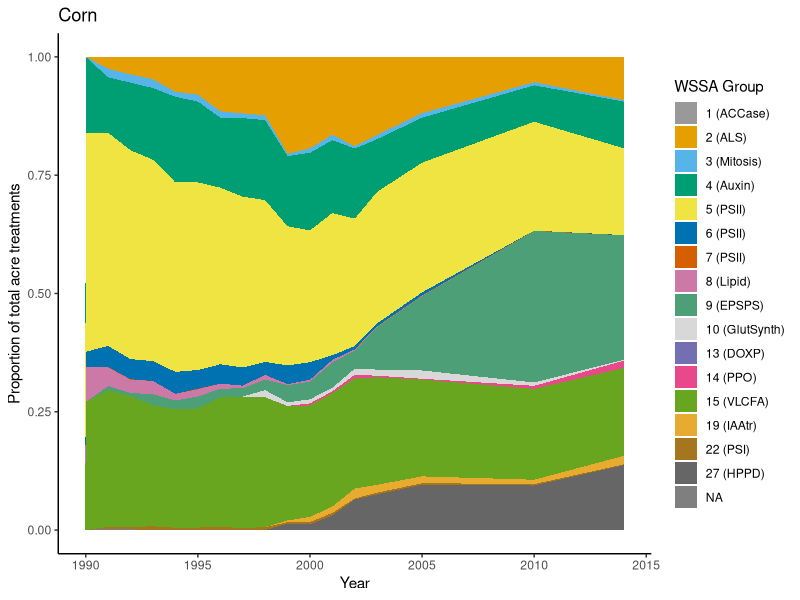
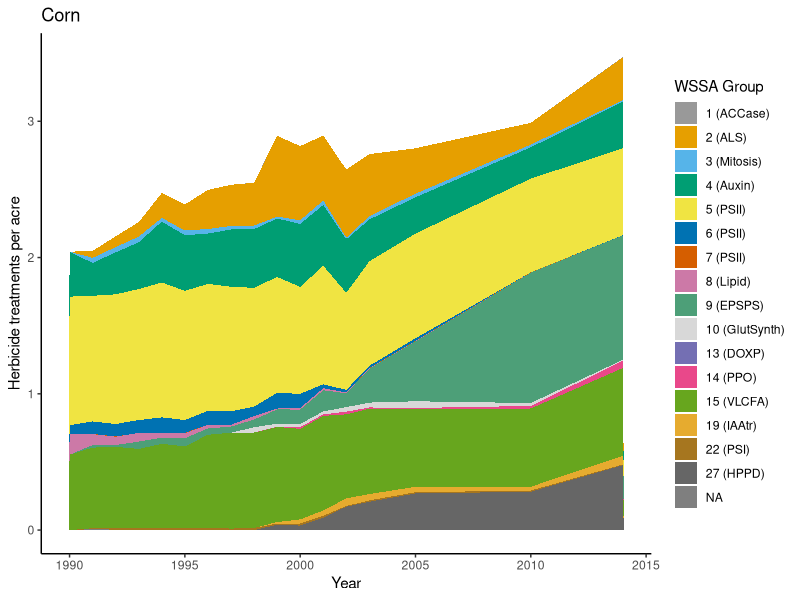
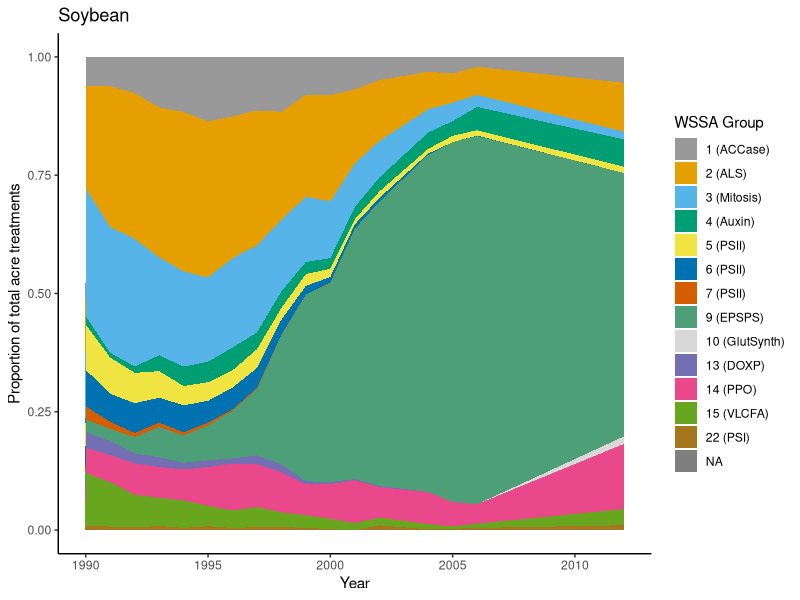
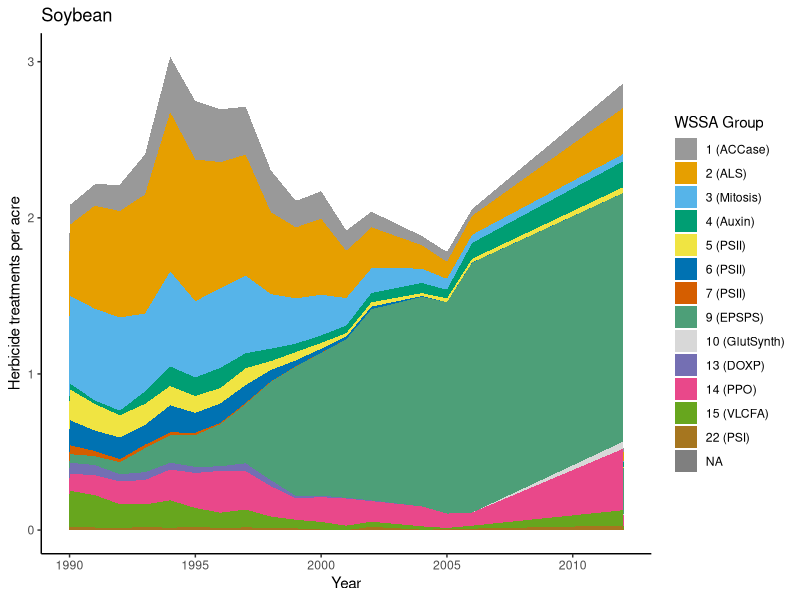
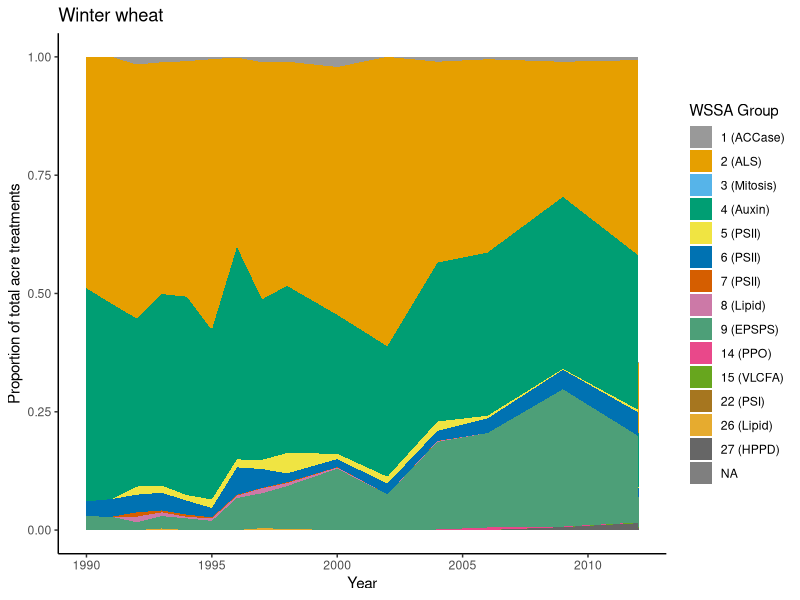
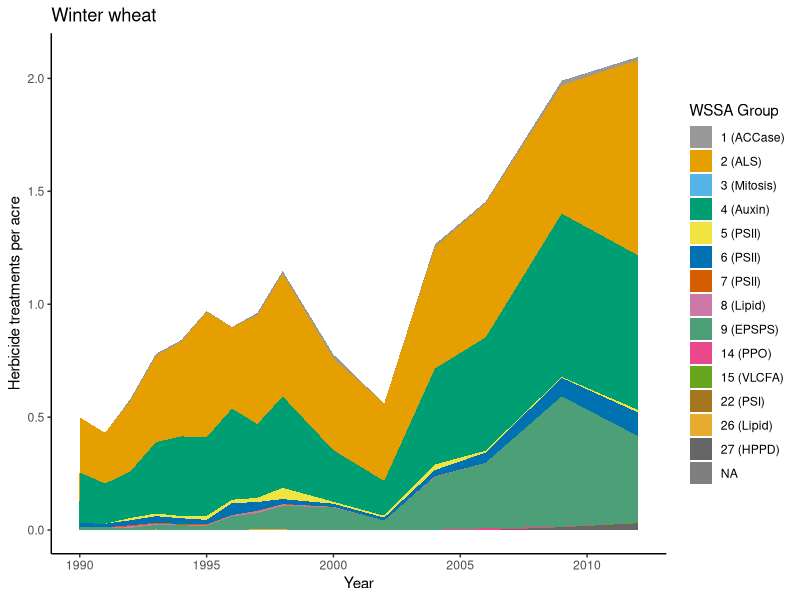
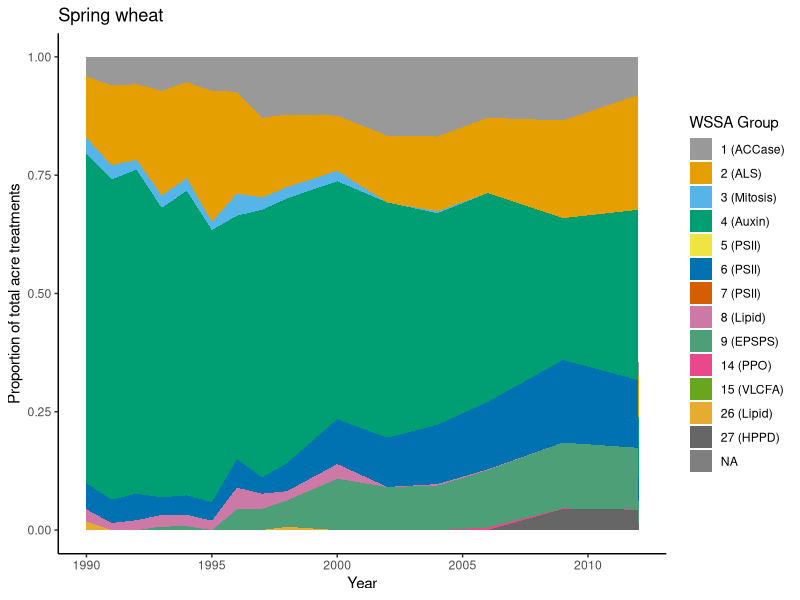
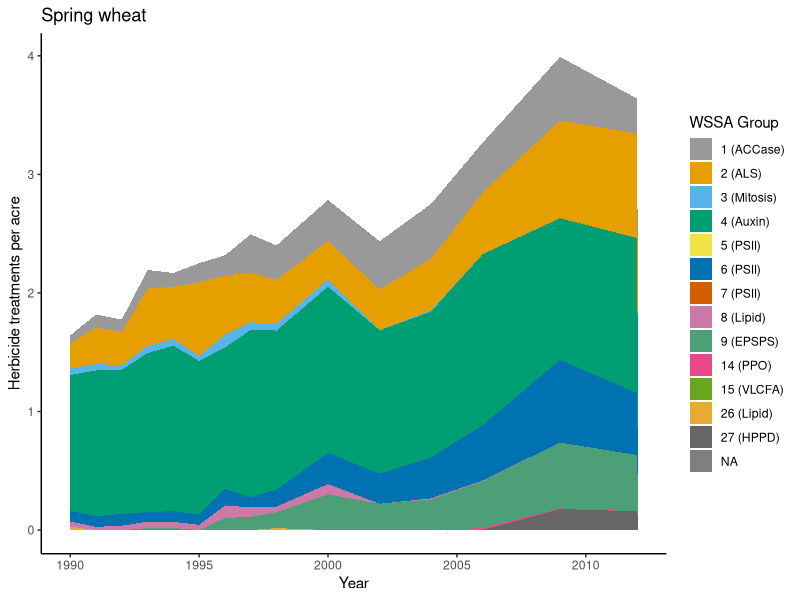

Reproduce these figures in R, in order.
library(dplyr)
library(tidyr)
library(ggplot2)
library(cowplot)

read.csv("HerbicideUseData.csv")->alldat # Read in data file
alldat$Value<-as.numeric(as.character(alldat$Value)) # make sure data recognized as data
alldat<-spread(alldat, Data.Item, Value) # Separate lbs and rates into different columns
colnames(alldat)[8:9]<-c("Total","AppRate") # Name those columns
alldat$AcreTrts<-alldat$Total/alldat$AppRate # Calculate acre-treatments
head(alldat)

alldat2 <- alldat %>% # add up acre-treatments for each year*crop combination
    group_by(Year, Commodity) %>%
    mutate(TotalCropAcreTrts = sum(AcreTrts, na.rm=TRUE))
alldat3 <- alldat2 %>% # add up acre-treatments by mode of action
    group_by(Year, Commodity, MOA) %>%
    summarize(MOA.AcreTrts = sum(AcreTrts, na.rm=TRUE),
              TotalCropAcreTrts = unique(TotalCropAcreTrts))
head(alldat3)
tail(alldat3)

herbdiv <- alldat3 %>% # calculate Shannon diversity index (H) and evenness (E)
    mutate(P = MOA.AcreTrts / TotalCropAcreTrts) %>%
    group_by(Year, Commodity) %>%
    summarize(H = -sum(P * log(P), na.rm=TRUE),
              E = H / log(length(unique(MOA))))
herbdiv
tail(herbdiv)

bycrop<-split(herbdiv, herbdiv$Commodity)
bycrop$CORN

png("Fig3_Evenness.png", height=4.5, width=8, units="in", res=300, pointsize=15)
par(mar=c(3.2,3.2,0.5,0.5), mgp=c(2,0.7,0))
plot(E ~ Year, data=bycrop$CORN, ylim=c(0,1), type="b", bty="n",
     xlim=c(1990, 2015), ylab="Evenness", lwd=2)
points(E ~ Year, data=bycrop$SOYBEANS, type="b", pch=2, col=2, lwd=2)
points(E ~ Year, data=bycrop[[3]], type="b", pch=3, col=3, lwd=2)
points(E ~ Year, data=bycrop[[4]], type="b", pch=4, col=4,  lwd=2)
legend("bottomright", c("Corn","Soybean","Sping wheat","Winter wheat"),
       pch=1:4, col=1:4, lty=1, bty="n")
dev.off()


png("Fig4_Diversity.png", height=4.5, width=8, units="in", res=300, pointsize=15)
par(mar=c(3.2,3.2,0.5,0.5), mgp=c(2,0.7,0))
plot(H ~ Year, data=bycrop$CORN, ylim=c(0.5,2.5), type="b", bty="n",
     xlim=c(1990, 2015), ylab="Shannon diveristy index", lwd=2)
points(H ~ Year, data=bycrop$SOYBEANS, type="b", pch=2, col=2, lwd=2)
points(H ~ Year, data=bycrop[[3]], type="b", pch=3, col=3, lwd=2)
points(H ~ Year, data=bycrop[[4]], type="b", pch=4, col=4, lwd=2)
legend("bottomright", c("Corn","Soybean","Sping wheat","Winter wheat"),
       pch=1:4, col=1:4, lty=1, bty="n")
dev.off()

png("Fig5_DiversityEvenness2panel.png", height=8, width=8, units="in",
    res=600, pointsize=15)
par(mar=c(1.2,3.2,0.25,0.25), mgp=c(2,0.7,0), mfrow=c(2,1),
    oma=c(2,0,0,0))
plot(H ~ Year, data=bycrop$CORN, ylim=c(0.5,2.5), type="b", bty="n",
     xlim=c(1990, 2015), ylab="Shannon diveristy index", lwd=2, xlab="")
   points(H ~ Year, data=bycrop$SOYBEANS, type="b", pch=2, col=2, lwd=2)
   points(H ~ Year, data=bycrop[[3]], type="b", pch=3, col=3, lwd=2)
   points(H ~ Year, data=bycrop[[4]], type="b", pch=4, col=4, lwd=2)
   legend("bottomright", c("Corn","Soybean","Sping wheat","Winter wheat"),
       pch=1:4, col=1:4, lty=1, bty="n")
plot(E ~ Year, data=bycrop$CORN, ylim=c(0,1), type="b", bty="n",
     xlim=c(1990, 2015), ylab="Shannon's equitability", lwd=2, xlab="")
   points(E ~ Year, data=bycrop$SOYBEANS, type="b", pch=2, col=2, lwd=2)
   points(E ~ Year, data=bycrop[[3]], type="b", pch=3, col=3, lwd=2)
   points(E ~ Year, data=bycrop[[4]], type="b", pch=4, col=4,  lwd=2)
   legend("bottomright", c("Corn","Soybean","Sping wheat","Winter wheat"),
       pch=1:4, col=1:4, lty=1, bty="n")
mtext("Year", 1, .7, outer=TRUE, at=0.545)
dev.off()

summary(lm(H ~ Year, data=bycrop$CORN))
summary(lm(H ~ Year, data=bycrop$SOYBEAN))
summary(lm(H ~ Year, data=bycrop[[3]]))
summary(lm(H ~ Year, data=bycrop[[4]]))

summary(lm(E ~ Year, data=bycrop$CORN))
summary(lm(E ~ Year, data=bycrop$SOYBEAN))
summary(lm(E ~ Year, data=bycrop[[3]]))
summary(lm(E ~ Year, data=bycrop[[4]]))

### Set color palette
cbPalette <- c("#999999", "#E69F00", "#56B4E9", "#009E73",
               "#F0E442", "#0072B2", "#D55E00", "#CC79A7",
               "#4d9f78", "#D8D8D8", "#746fb3", "#e9488a",
               "#67a61e", "#e6ab2f", "#a6761f", "#666666")
### Create acre-treatment percentage column
alldat3$AcreTrtPct <- alldat3$MOA.AcreTrts/alldat3$TotalCropAcreTrts
### CORN
data.frame(subset(alldat3, alldat3$Commodity=="CORN"))->corn.dat
corn.full <- corn.dat %>%
    complete(Year, MOA,
             fill=list(Commodity="CORN",MOA.AcreTrts=0,
                       TotalCropAcreTrts=NA, AcreTrtPct=0))
corn.acres <- read.csv("SurveyedCornAcres.csv") %>%
    group_by(Year) %>%
    summarize(Surveyed.Acres = sum(Value))
length(corn.full$Year) / length(unique(corn.full$Year))->corn.Nyrs
corn.full$Acres <- rep(corn.acres$Surveyed.Acres, each=corn.Nyrs)
corn.full$MOA.peracre <- corn.full$MOA.AcreTrts / corn.full$Acres
corn.full$MOAr <- factor(corn.full$MOA, levels=rev(unique(corn.full$MOA)))
plotcorn.1<-ggplot(corn.full, aes(x=Year, y=AcreTrtPct, group=as.factor(MOA),
                     fill=as.factor(MOA), order=-as.numeric(MOA))) +
    geom_area(position='stack', na.rm=TRUE) +
    ylab("Proportion of total acre treatments") +
    scale_fill_manual(values=cbPalette,
                      name="WSSA Group",
                      guide=guide_legend(ncol=1, reverse=FALSE),
                      labels=c("1 (ACCase)","2 (ALS)","3 (Mitosis)",
                               "4 (Auxin)","5 (PSII)","6 (PSII)","7 (PSII)",
                               "8 (Lipid)","9 (EPSPS)","10 (GlutSynth)","13 (DOXP)",
                               "14 (PPO)","15 (VLCFA)","19 (IAAtr)",
                               "22 (PSI)","27 (HPPD)")) +
        theme_classic() + theme(legend.position="right") +
    ggtitle("Corn")
plotcorn.2<-ggplot(corn.full, aes(x=Year, y=MOA.peracre, group=as.factor(MOA),
                     fill=as.factor(MOA), order=-as.numeric(MOA))) +
    geom_area(position='stack', na.rm=TRUE) +
    ylab("Herbicide treatments per acre") +
    scale_fill_manual(values=cbPalette,
                      name="WSSA Group",
                      guide=guide_legend(ncol=1, reverse=FALSE),
                      labels=c("1 (ACCase)","2 (ALS)","3 (Mitosis)",
                               "4 (Auxin)","5 (PSII)","6 (PSII)","7 (PSII)",
                               "8 (Lipid)","9 (EPSPS)","10 (GlutSynth)","13 (DOXP)",
                               "14 (PPO)","15 (VLCFA)","19 (IAAtr)",
                               "22 (PSI)","27 (HPPD)")) +
        theme_classic() + theme(legend.position="right") +
    ggtitle("Corn")
### SOYBEAN
cbPalette2 <-cbPalette[c(1:7,9:13,15)]
data.frame(subset(alldat3, alldat3$Commodity=="SOYBEANS"))->soybean.dat
soybean.full <- soybean.dat %>%
    complete(Year, MOA,
             fill=list(Commodity="SOYBEANS",MOA.AcreTrts=0,
                       TotalCropAcreTrts=NA, AcreTrtPct=0))
soybean.acres <- read.csv("SurveyedSoybeanAcres.csv") %>%
    group_by(Year) %>%
    summarize(Surveyed.Acres = sum(Value))
length(soybean.full$Year) / length(unique(soybean.full$Year))->soybean.Nyrs
soybean.full$Acres <- rep(soybean.acres$Surveyed.Acres, each=soybean.Nyrs)
soybean.full$MOA.peracre <- soybean.full$MOA.AcreTrts / soybean.full$Acres
soybean.full$MOAr <- factor(soybean.full$MOA, levels=rev(unique(soybean.full$MOA)))
plotsoybean.1<-ggplot(soybean.full, aes(x=Year, y=AcreTrtPct, group=as.factor(MOA),
                     fill=as.factor(MOA), order=-as.numeric(MOA))) +
    geom_area(position='stack', na.rm=TRUE) +
    ylab("Proportion of total acre treatments") +
    scale_fill_manual(values=cbPalette2,
                      name="WSSA Group",
                      guide=guide_legend(ncol=1, reverse=FALSE),
                      labels=c("1 (ACCase)","2 (ALS)","3 (Mitosis)",
                               "4 (Auxin)","5 (PSII)","6 (PSII)","7 (PSII)",
                               "9 (EPSPS)","10 (GlutSynth)","13 (DOXP)",
                               "14 (PPO)","15 (VLCFA)",
                               "22 (PSI)")) +
        theme_classic() + theme(legend.position="right") +
    ggtitle("Soybean")
plotsoybean.2<-ggplot(soybean.full, aes(x=Year, y=MOA.peracre, group=as.factor(MOA),
                     fill=as.factor(MOA), order=-as.numeric(MOA))) +
    geom_area(position='stack', na.rm=TRUE) +
    ylab("Herbicide treatments per acre") +
    scale_fill_manual(values=cbPalette2,
                      name="WSSA Group",
                      guide=guide_legend(ncol=1, reverse=FALSE),
                      labels=c("1 (ACCase)","2 (ALS)","3 (Mitosis)",
                               "4 (Auxin)","5 (PSII)","6 (PSII)","7 (PSII)",
                               "9 (EPSPS)","10 (GlutSynth)","13 (DOXP)",
                               "14 (PPO)","15 (VLCFA)",
                               "22 (PSI)")) +
        theme_classic() + theme(legend.position="right") +
    ggtitle("Soybean")
### SPRING WHEAT
cbPalette3<-cbPalette[c(1:9,12:14,16)]
data.frame(subset(alldat3, alldat3$Commodity=="WHEAT, SPRING"))->wheats.dat
wheats.full <- wheats.dat %>%
    complete(Year, MOA,
             fill=list(Commodity="WHEAT, WINTER",MOA.AcreTrts=0,
                       TotalCropAcreTrts=NA, AcreTrtPct=0))
wheats.acres <- read.csv("SurveyedSpringWheatAcres.csv") %>%
    group_by(Year) %>%
    summarize(Surveyed.Acres = sum(Value))
length(wheats.full$Year) / length(unique(wheats.full$Year))->wheats.Nyrs
wheats.full$Acres <- rep(wheats.acres$Surveyed.Acres, each=wheats.Nyrs)
wheats.full$MOA.peracre <- wheats.full$MOA.AcreTrts / wheats.full$Acres
wheats.full$MOAr <- factor(wheats.full$MOA, levels=rev(unique(wheats.full$MOA)))
plotwheats.1<-ggplot(wheats.full, aes(x=Year, y=AcreTrtPct, group=as.factor(MOA),
                     fill=as.factor(MOA), order=-as.numeric(MOA))) +
    geom_area(position='stack', na.rm=TRUE) +
    ylab("Proportion of total acre treatments") +
    scale_fill_manual(values=cbPalette3,
                      name="WSSA Group",
                      guide=guide_legend(ncol=1, reverse=FALSE),
                      labels=c("1 (ACCase)","2 (ALS)","3 (Mitosis)",
                               "4 (Auxin)","5 (PSII)","6 (PSII)","7 (PSII)",
                               "8 (Lipid)","9 (EPSPS)",
                               "14 (PPO)","15 (VLCFA)",
                               "26 (Lipid)","27 (HPPD)")) +
        theme_classic() + theme(legend.position="right") +
    ggtitle("Spring wheat")
plotwheats.2<-ggplot(wheats.full, aes(x=Year, y=MOA.peracre, group=as.factor(MOA),
                     fill=as.factor(MOA), order=-as.numeric(MOA))) +
    geom_area(position='stack', na.rm=TRUE) +
    ylab("Herbicide treatments per acre") +
    scale_fill_manual(values=cbPalette3,
                      name="WSSA Group",
                      guide=guide_legend(ncol=1, reverse=FALSE),
                      labels=c("1 (ACCase)","2 (ALS)","3 (Mitosis)",
                               "4 (Auxin)","5 (PSII)","6 (PSII)","7 (PSII)",
                               "8 (Lipid)","9 (EPSPS)",
                               "14 (PPO)","15 (VLCFA)",
                               "26 (Lipid)","27 (HPPD)")) +
        theme_classic() + theme(legend.position="right") +
    ggtitle("Spring wheat")
### WINTER WHEAT
cbPalette4<-cbPalette[c(1:9,12:13,15,14,16)]
data.frame(subset(alldat3, alldat3$Commodity=="WHEAT, WINTER"))->wheatw.dat
wheatw.full <- wheatw.dat %>%
    complete(Year, MOA,
             fill=list(Commodity="WHEAT, WINTER",MOA.AcreTrts=0,
                       TotalCropAcreTrts=NA, AcreTrtPct=0))
wheatw.acres <- read.csv("SurveyedWinterWheatAcres.csv") %>%
    group_by(Year) %>%
    summarize(Surveyed.Acres = sum(Value))
length(wheatw.full$Year) / length(unique(wheatw.full$Year))->wheatw.Nyrs
wheatw.full$Acres <- rep(wheatw.acres$Surveyed.Acres, each=wheatw.Nyrs)
wheatw.full$MOA.peracre <- wheatw.full$MOA.AcreTrts / wheatw.full$Acres
wheatw.full$MOAr <- factor(wheatw.full$MOA, levels=rev(unique(wheatw.full$MOA)))
plotwheatw.1<-ggplot(wheatw.full, aes(x=Year, y=AcreTrtPct, group=as.factor(MOA),
                     fill=as.factor(MOA), order=-as.numeric(MOA))) +
    geom_area(position='stack', na.rm=TRUE) +
    ylab("Proportion of total acre treatments") +
    scale_fill_manual(values=cbPalette4,
                      name="WSSA Group",
                      guide=guide_legend(ncol=1, reverse=FALSE),
                      labels=c("1 (ACCase)","2 (ALS)","3 (Mitosis)",
                               "4 (Auxin)","5 (PSII)","6 (PSII)","7 (PSII)",
                               "8 (Lipid)","9 (EPSPS)",
                               "14 (PPO)","15 (VLCFA)",
                               "22 (PSI)","26 (Lipid)","27 (HPPD)")) +
        theme_classic() + theme(legend.position="right") +
    ggtitle("Winter wheat")
plotwheatw.2<-ggplot(wheatw.full, aes(x=Year, y=MOA.peracre, group=as.factor(MOA),
                     fill=as.factor(MOA), order=-as.numeric(MOA))) +
    geom_area(position='stack', na.rm=TRUE) +
    ylab("Herbicide treatments per acre") +
    scale_fill_manual(values=cbPalette4,
                      name="WSSA Group",
                      guide=guide_legend(ncol=1, reverse=FALSE),
                      labels=c("1 (ACCase)","2 (ALS)","3 (Mitosis)",
                               "4 (Auxin)","5 (PSII)","6 (PSII)","7 (PSII)",
                               "8 (Lipid)","9 (EPSPS)",
                               "14 (PPO)","15 (VLCFA)",
                               "22 (PSI)","26 (Lipid)","27 (HPPD)")) +
        theme_classic() + theme(legend.position="right") +
    ggtitle("Winter wheat")

prop4<-plot_grid(plotcorn.1, plotsoybean.1, plotwheats.1, plotwheatw.1,
         align="hv")
save_plot("Proportion4Crop.png", prop4,
          ncol=2, nrow=2, base_height=5, base_width=7)

acretrt4<-plot_grid(plotcorn.2, plotsoybean.2, plotwheats.2, plotwheatw.2,
         align="hv")
save_plot("AcreTrt4Crop.png", acretrt4,
          ncol=2, nrow=2, base_height=5, base_width=7)

plotcorn.1
ggsave("Fig1_CornProportionMOA.png", width=8, height=4.5, units="in")
plotcorn.2
ggsave("Fig2_CornAcreTrtMOA.png", width=8, height=4.5, units="in")
plotsoybean.1
ggsave("Fig1_SoybeanProportionMOA.png", width=8, height=4.5, units="in")
plotsoybean.2
ggsave("Fig2_SoybeanAcreTrtMOA.png", width=8, height=4.5, units="in")
plotwheatw.1
ggsave("Fig1_WheatwProportionMOA.png", width=8, height=4.5, units="in")
plotwheatw.2
ggsave("Fig2_WheatwAcreTrtMOA.png", width=8, height=4.5, units="in")
plotwheats.1
ggsave("Fig1_WheatsProportionMOA.png", width=8, height=4.5, units="in")
plotwheats.2
ggsave("Fig2_WheatsAcreTrtMOA.png", width=8, height=4.5, units="in")
